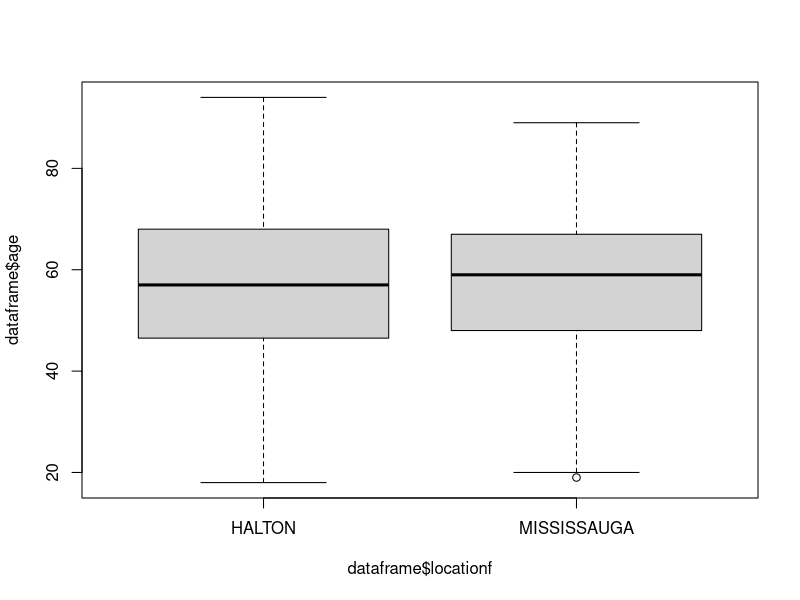
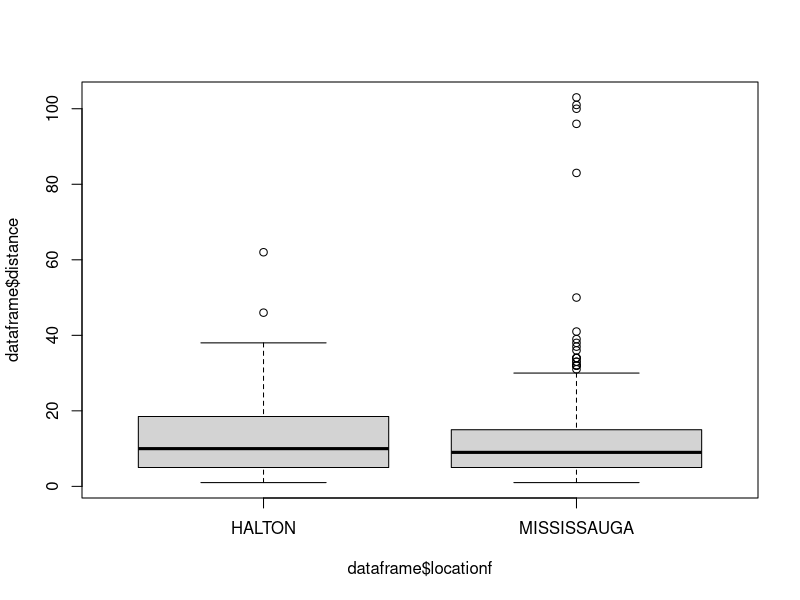
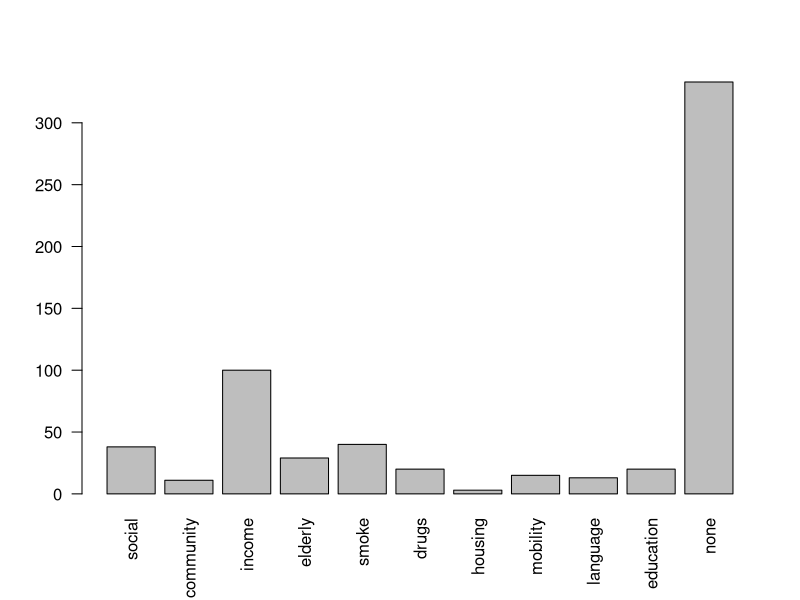
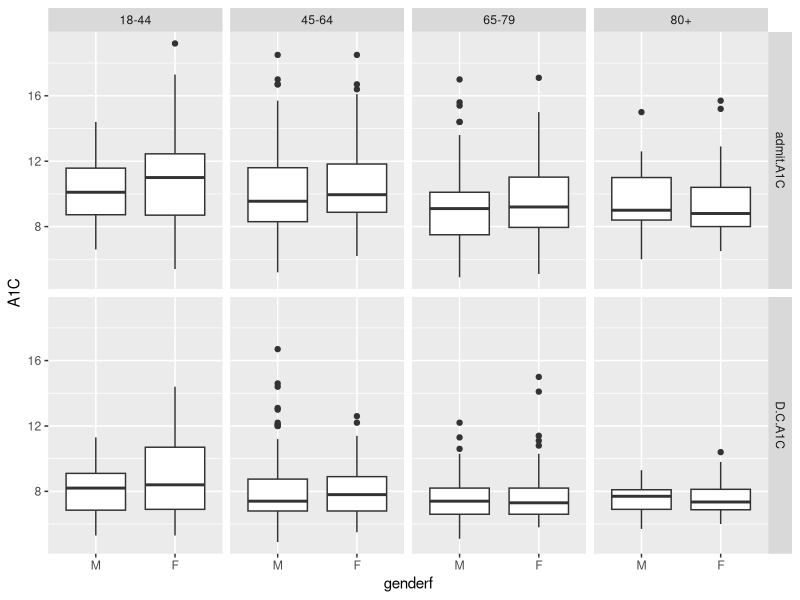
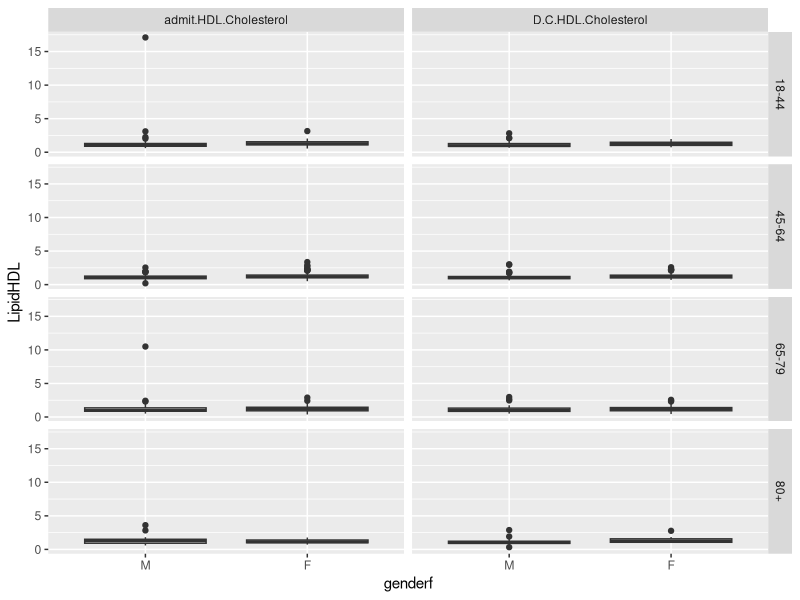
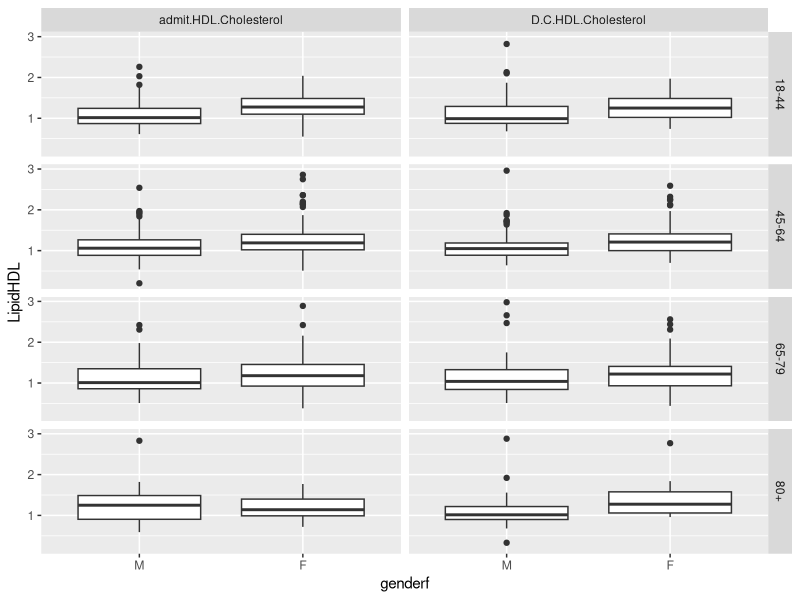
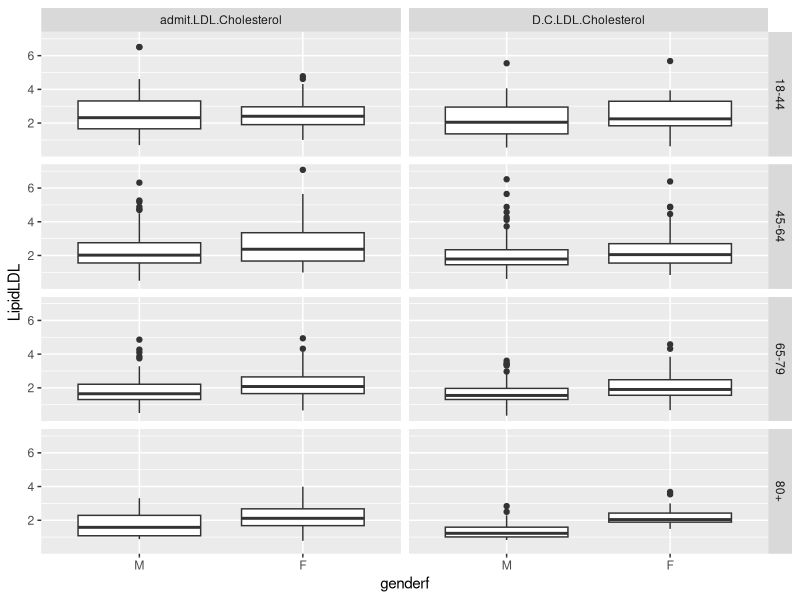
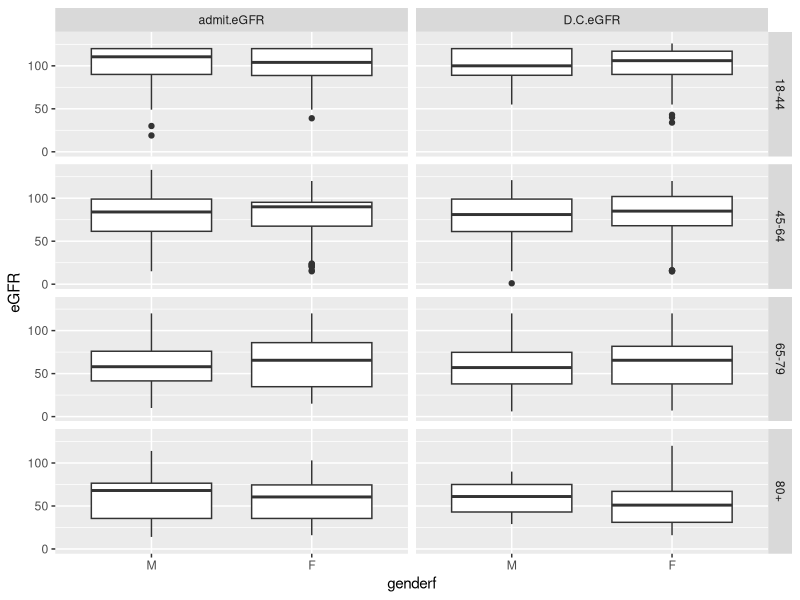

Write the R code that produced these figures, in order.
## ---- chunk 1
#'Turn list of co/chronic mobidity and mental health into "ture" and "false"
#'
#' @param x the levels for patients in the original data frame to be turned into "ture" and "false"
#' @param possible numbers of possible levels for co/chronic mobidity and mental health
#' @return vectors of "ture" and "false" according to the levels of co/chronic mobidity and mental health
extractmorbidity=function(x,possible) #possible=#of possible values for 16 or 23 values for chronic / co-mobidity
{
  if(x[1]==999||is.na(x[1]))
  {
    return(rep(F,possible))
  }else{
    has=rep(F,possible)
    for(i in x){
      has[i]=T
    }
    return(has)
  }
}

hasrepeat=function(x,possible)
{
  tab=table(x)
  m=max(tab)
  w=names(which.max(tab))
  ifelse(m>1,w,NA)
}

#x=c(2,3,2,3,4)
#table(x)
#tab=table(t(data2[2,14:23]))
#tab["23"]

#'built a function that will count numbers of 23(mental health in comorbidity) in one patient
count23=function(x)
{
  tab=table(t(x))
  ans=ifelse(is.na(tab["23"]),0,tab["23"])
}

#count.discharged.status=function(x)
#{
  #tab=table(t(x))
  #ans=ifelse(is.na(tab["2"]),0,tab["2"])
#}

#'built a function that count the total numbers of actual mental health issue for each patient 
countmh=function(x)
{
  return(sum(table(t(x))))
}



#made fuction that label the specific values of each co-mobidity
extractco=function(x)
{
  thenames=c("Other","Eating Disorders","Hypertension","Cardiovascular disease","Chronic kidney disease",
             "Retinopathy or Other eye disease"," Non-healing wounds (greater than 3 months)","Neuropathy","Liver disease (fatty liver)",
             "Peripheral vascular disease","Obesity (BMI > 30)","Current malignancy/cancer treatment","Hyperlipidemia",
             "Thyroid disease (other endocrinopathies POCT, Cushings)","Dementia","Pulmonary disease (COPD, Asthma)","Obstructive sleep apnea",
             "HIV/AIDS","Pancreas Diseases","Celiac Disease","Genetic Syndromes","Deafness and/or Blindness","Mental health") 
  M=extractmorbidity(x,23)
  names(M)=thenames
  return(M)
  
}

#made functionthat label the specific values for each chronic-morbidity
extractchronic=function(x)
{
  thenames=c("Other(Chronic)","Neuropathy","Retinopathy","Blindness","Cardiovascular disease(Chronic)","Wounds (non-healing)",
             "Amputation","Skin conditions (cutaneous manifestations)","Lipohypertrophy","Hypoglycemia unawareness",
             "Diabetic myonecrosis","Foot problems (Charcot’s)","Stiff man’s syndrome","Hearing impairment","Fractures","Nephropathy")
  M=extractmorbidity(x,16)
  names(M)=thenames
  return(M)
}

extractMH=function(x)
{
  thenames=c("Depressive Disorder","Obsessive-compulsive and related disorders","Schizophrenia spectrum and other psychotic disorders",
             "Substance-related and addictive disorders","Bipolar Disorders","Anxiety disorders",
             "Neurodevelopmental disorder","Trauma and Stress-related disorders","Personality Disorders","Feeding and Eating Disorders",
             "Sleep-wake disorders","Type Unspecified")
  
  possible=12
  if(is.na(x[1]))
  {
    y=rep(F,possible)
  }else{
    has=rep(F,possible)
    for(i in x){
      if(!is.na(i)){
        has[i]=T
      }
    }
    y=has
  }
  names(y)=thenames
  return(y)
}



#'function that capture non numeric values
TidyDDScode=function(x){
  y=as.character(x)
  z=as.numeric(y)
  code=ifelse(is.na(z),y,ifelse(z<20,"numeric",y))
  return(code)
}

#'function that capture numeric values that are below 20
TidyDDSnumbers=function(x){
  y=as.character(x)
  z=as.numeric(y)
  code=ifelse(is.na(z),NA,ifelse(z<20,z,NA))
  return(code)
}


# read data in from csv
# 
# a paragraph with more details about function
# 
# @param file.name name of imported file
#
# @return dataframe containing all variables as appropriatly dates, factor and logicals
# @export 
# @import dplyr
# @import lubridate
library(dplyr)
Readdata=function(file.name)
{
  data=read.csv("inst/extdata/20160715.csv",header=T)
  #refer the column names by numbers
  
  #take the rows that are not NA for location and gender
  #cut = converted the numbers into factors --> converted the numbers to factors of the following variables
  #library(dplyr)
  data %>%
    dplyr::slice(1:622) ->data2
  
  
  locationf=cut(data2[,2],breaks=c(0,1.2,3),labels=c("HALTON","MISSISSAUGA"))
  
  
  genderf=cut(data2[,4],breaks=c(0,1.5,3),labels=c("M","F"))
  
  agef=cut(data2[,3],breaks=c(17,45,65,80,95))
  
  repeatreferral=cut(data2[,7],breaks=c(-1,0.5,2),labels=c("No","Yes"))
  
  
  referralfrom=cut(data2[,8],breaks=c(-1,1.5,2.5,3.5,4.5,6),labels=c("primary","self","specialist","hospital","DEC"))
  
  
  socialissue=cut(data2[,9],breaks=c(0,1.5,2.5,3.5,4.5,5.5,6.5,7.5,8.5,9.5,11,1000),
                  labels=c("social","community","income","elderly","smoke","drugs","housing","mobility","language","education","none"))
  #consider changing the short names to the actual names  
  
  profcareplan=cut(data2[,64],breaks=c(-1,0.5,2,1000),labels=c("No","Yes","N/A"))
  
  
  SelfMGoals=cut(data2[,65],breaks=c(-1,0.5,2,1000),labels=c("No","Yes","N/A"))
  
  
  ExtentSelfM=cut(data2[,66],breaks=c(-1,0.5,1.5,2.5,3.5,1000),labels=c("None","Some","Most","All","N/A"))
  
  
  Pdischwithtrans=cut(data2[,67],breaks=c(-1,0.5,2,1000),labels=c("No","Yes","N/A"))
  
  
  DischSt=cut(data2[,69],breaks=c(0,1.5,2.5,3.5),labels=c("withdrawal","discharged","death"))
  
  
  Endorefer=cut(data2[,87],breaks=c(-1,0.5,2),labels=c("no","yes"))
  
  
  #extract the dates and truned them into Rdate
  #obtain different duration between admit date and discharge date
  
  #library(lubridate)
  referdate=lubridate::dmy(data2[,6])
  
  
  admitdate=lubridate::dmy(data2[,34])
  
  
  dischargedate=lubridate::dmy(data2[,68])
  
  
  
  #dis - data2[,73] #column 73 is numbers of weeeks between admitdate and discharge date as calculated in spreadsheet
  #summary(as.numeric(dis) - data2[,73])  #checking if the calculation is consisting
  #column Bu- Time in CCDC doesn't appear in the final spread sheet
  
  #co-mo is from column 14-23
  #chronic comlication is from column 24-33
  
  #made the function for "T=pts has both morbidity and F=pts doesn't have morbidity"
  
  
  como=t(apply(data2[,14:23],1,extractco))
  comorep=apply(data2[,14:23],1,hasrepeat)
  comorep
  which(comorep=="3")
  comomhrep=apply(data2[,14:23],1,count23)
  comomhrep #'counted numbers of "23" for each patient among the comorbidity columns --> fixed: no patients has repeated 23 any more!
  
  which(comomhrep>1) #' no patients are found that has more than one 23
  actualmhrep=apply(data2[,74:78],1,countmh)
  actualmhrep #'counted numbers of actual mental health issue for each patient among the mental health sections
  table(comomhrep>=1,actualmhrep>=1)
  which(comomhrep>=1 & actualmhrep==0) # not an issue any more--> pt354 doesn't have any mental healthy diagnosis listed, but has 23 coded in the comorbidity section 
  
  table(comorep) #show which coded comorbidity has repeates --> only code "1" is repeated, but agree on ignoring it (also row61 has more 22 twice, but it's all good! )
  which(!is.na(comorep)) #shows which patients has more than one unique code
  #only co-morbidity has a lot of repeats 
  
  chronic=t(apply(data2[,24:33],1,extractchronic))
  chronicrep=apply(data2[,24:33],1,hasrepeat)
  chronicrep
  table(chronicrep)
  #no repeats are found in chronic complications
  
  MH=t(apply(data2[,74:78],1,extractMH))
  head(MH)
  MHrep=apply(data2[,74:78],1,hasrepeat)
  MHrep
  table(MHrep)
  #no repeats found for MH diagnosis 
  
  
  #make a new dataframe 
  como=as.data.frame(como)
  chronic=as.data.frame(chronic)
  MH=as.data.frame(MH)
  dataframe=data.frame(locationf,age=data2[,3],genderf,agef,distance=data2[,5],referdate,repeatreferral,referralfrom,socialissue,
                       DDS.Emotional.burden.Enrollment=TidyDDSnumbers(data2[,10]),DDS.Emotional.burden.Enrollment.code=TidyDDScode(data2[,10]),
                       DDS.Physician.related.distress.Enrollment=TidyDDSnumbers(data2[,11]),DDS.Physician.related.distress.Enrollment.code=TidyDDScode(data2[,11]),
                       DDS.Regimen.related.distress.Enrollment=TidyDDSnumbers(data2[,12]),DDS.Regimen.related.distress.Enrollment.code=TidyDDScode(data2[,12]),
                       DDS.Interpersonal.distress.Enrollment=TidyDDSnumbers(data2[,13]),DDS.Interpersonal.distress.Enrollment.code=TidyDDScode(data2[,13]),
                       como,chronic,admitdate,data2[,35:39],admit.waist=as.numeric(as.character(data2[,40])),data2[,41:49],
                       DCweight=as.numeric(as.character(data2[,50])),
                       data2[,51:58],
                       DDS.Emotional.burden.Discharge=TidyDDSnumbers(data2[,59]),DDS.Emotional.burden.Discharge.code=TidyDDScode(data2[,59]),
                       DDS.Physician.related.distress.Discharge=TidyDDSnumbers(data2[,60]),DDS.Physician.related.distress.Discharge.code=TidyDDScode(data2[,60]),
                       DDS.Regimen.related.distress.Discharge=TidyDDSnumbers(data2[,61]),DDS.Regimen.related.distress.Discharge.code=TidyDDScode(data2[,61]),
                       DDS.Interpersonal.distress.Discharge=TidyDDSnumbers(data2[,62]),DDS.Interpersonal.distress.Discharge.code=TidyDDScode(data2[,62]),
                       data2[,63],profcareplan,
                       SelfMGoals,ExtentSelfM,Pdischwithtrans,dischargedate,DischSt,data2[,70:73],MH,data2[,79:86],Endorefer)
  return(dataframe)
}

dataframe=Readdata()
head(dataframe)
## ---- chunk 2
outofregions <- table(dataframe$locationf,dataframe$genderf)
outofregions
prop.table(outofregions,margin=1)
## ---- chunk 3
boxplot(dataframe$age~dataframe$locationf)
## ---- chunk 4
boxplot(dataframe$distance~dataframe$locationf)
## ---- chunk 5
socialissues <- table(dataframe$socialissue)
socialissues
plot(dataframe$socialissue,las=2)
## ---- chunk 6
names(dataframe)
## ---- chunk 7
avgcomo=subset(dataframe, select=c("Other","Eating.Disorders","Hypertension","Cardiovascular.disease","Chronic.kidney.disease","Retinopathy.or.Other.eye.disease","X.Non.healing.wounds..greater.than.3.months.",
                          "Neuropathy","Liver.disease..fatty.liver.","Peripheral.vascular.disease","Obesity..BMI...30.","Current.malignancy.cancer.treatment","Hyperlipidemia","Thyroid.disease..other.endocrinopathies.POCT..Cushings.","Dementia",
                             "Pulmonary.disease..COPD..Asthma.","Obstructive.sleep.apnea","HIV.AIDS","Pancreas.Diseases","Celiac.Disease","Genetic.Syndromes","Deafness.and.or.Blindness","Mental.health"))
avgcomo

library(tidyr)
library(dplyr)
avgcomo %>% gather(col,v,Other:Mental.health) %>% table()
## ---- chunk 8
sumofcomofoeachpt=apply(avgcomo,1,sum)
summary(sumofcomofoeachpt) 
## ---- chunk 9
b=subset(dataframe, select=c("Other.Chronic.","Neuropathy.1","Retinopathy","Blindness","Cardiovascular.disease.Chronic.","Wounds..non.healing.",
                             "Amputation","Skin.conditions..cutaneous.manifestations.","Lipohypertrophy","Hypoglycemia.unawareness",
                             "Diabetic.myonecrosis","Foot.problems..Charcot.s.","Stiff.man.s.syndrome","Hearing.impairment","Fractures","Nephropathy"))
b
b %>% gather(col,v,Other.Chronic.:Nephropathy) %>% table()
## ---- chunk 10
sumofchronicfoeachpt=apply(b,1,sum) 
summary(sumofchronicfoeachpt) 
## ---- chunk 11
comomental <- table(dataframe$Mental.health)
comomental
which(dataframe$Mental)
## ---- chunk 12
comomental <- table(dataframe$Mental.health,dataframe$genderf)
comomental
prop.table(comomental,margin=2)
## ---- chunk 13
library(dplyr)
library(tidyr)
library(ggplot2)

dataframe %>% gather(admitdischarge,A1C,c(admit.A1C,D.C.A1C)) %>% 
  mutate(agef=cut(age,breaks=c(17,44,64,79,95),labels=c("18-44","45-64","65-79","80+"))) %>% 
  ggplot(aes(x=genderf,y=A1C))+geom_boxplot()+facet_grid(admitdischarge~agef)

## ---- chunk 14
dataframe %>% gather(admitdischarge,A1C,c(admit.A1C,D.C.A1C)) %>% 
  mutate(agef=cut(age,breaks=c(17,44,64,79,95),labels=c("18-44","45-64","65-79","80+"))) %>% group_by(agef,genderf) %>% 
  summarise(n=n())
## ---- chunk 15
dataframe %>% gather(admitdischarge,A1C,c(admit.A1C,D.C.A1C)) %>% 
  filter(is.na(A1C)) %>% select(c(admitdischarge,A1C)) 

c=subset(dataframe, select=c("admit.A1C","D.C.A1C","DischSt"))
c
c %>% gather(admitdischarge,A1C,c(admit.A1C,D.C.A1C)) %>% filter(is.na(A1C))
## ---- chunk 16
dataframe %>% gather(admitdischarge,LipidHDL,c(admit.HDL.Cholesterol, D.C.HDL.Cholesterol)) %>% 
  mutate(agef=cut(age,breaks=c(17,44,64,79,95),labels=c("18-44","45-64","65-79","80+")))->mutatea
  mutatea %>% ggplot(aes(x=genderf,y=LipidHDL))+geom_boxplot()+facet_grid(agef~admitdischarge) 

## ---- chunk 17
mutatea %>% filter(LipidHDL<3) %>% 
  ggplot(aes(x=genderf,y=LipidHDL))+geom_boxplot()+facet_grid(agef~admitdischarge)
## ---- chunk 18
mutatea %>% group_by(admitdischarge,agef,genderf) %>% summarise(Q1=quantile(LipidHDL,0.25,na.rm=T),
    med=median(LipidHDL,na.rm=T),Q3=quantile(LipidHDL,0.75,na.rm=T),missing=sum(is.na(LipidHDL)),n=n())
## ---- chunk 19
mutatea
## ---- chunk 20
aggregate(cbind(admit.LDL.Cholesterol, D.C.LDL.Cholesterol)~genderf+agef,data=dataframe,mean)

dataframe %>% gather(admitdischarge,LipidLDL,c(admit.LDL.Cholesterol, D.C.LDL.Cholesterol)) %>% 
  mutate(agef=cut(age,breaks=c(17,44,64,79,95),labels=c("18-44","45-64","65-79","80+"))) %>% 
  ggplot(aes(x=genderf,y=LipidLDL))+geom_boxplot()+facet_grid(agef~admitdischarge)
## ---- chunk 21
aggregate(cbind(admit.eGFR, D.C.eGFR)~genderf+agef,data=dataframe,mean)

dataframe %>% gather(admitdischarge,eGFR,c(admit.eGFR, D.C.eGFR)) %>% 
  mutate(agef=cut(age,breaks=c(17,44,64,79,95),labels=c("18-44","45-64","65-79","80+")))->mutatea
  mutatea %>% ggplot(aes(x=genderf,y=eGFR))+geom_boxplot()+facet_grid(agef~admitdischarge)
## ---- chunk 22
mutatea %>% group_by(admitdischarge,agef,genderf) %>% summarise(Q1=quantile(eGFR,0.25,na.rm=T),
    med=median(eGFR,na.rm=T),Q3=quantile(eGFR,0.75,na.rm=T),missing=sum(is.na(eGFR)),n=n())
## ---- chunk 23
aggregate(cbind(admit.Micro.Albumin,D.C.Micro.Albumin)~genderf+agef,data=dataframe,mean)

dataframe %>% gather(admitdischarge,Microalbumin,c(admit.Micro.Albumin, D.C.Micro.Albumin)) %>% 
  mutate(agef=cut(age,breaks=c(17,44,64,79,95),labels=c("18-44","45-64","65-79","80+"))) %>% 
  ggplot(aes(x=genderf,y=Microalbumin))+geom_boxplot()+facet_grid(agef~admitdischarge)
## ---- chunk 24
dataframe %>% gather(admitdischarge,emotionalBurden,c(DDS.Emotional.burden.Enrollment,DDS.Emotional.burden.Discharge)) %>% 
  mutate(agef=cut(age,breaks=c(17,44,64,79,95),labels=c("18-44","45-64","65-79","80+"))) %>% 
  ggplot(aes(x=genderf,y=emotionalBurden))+geom_boxplot()+facet_grid(agef~admitdischarge)
## ---- chunk 25
dataframe %>% gather(admitdischarge,emotionalBurden,c(DDS.Emotional.burden.Enrollment,DDS.Emotional.burden.Discharge)) %>% 
  mutate(agef=cut(age,breaks=c(17,44,64,79,95),labels=c("18-44","45-64","65-79","80+"))) %>% group_by(agef,genderf) %>% 
  summarise(n=n())
## ---- chunk 26
dataframe %>% gather(admitdischarge,emotionalBurden,c(DDS.Emotional.burden.Enrollment,DDS.Emotional.burden.Discharge)) %>% 
  ggplot(aes(x=age,y=emotionalBurden))+geom_point()+facet_grid(genderf~admitdischarge)

## ---- chunk 27
dataframe %>% mutate(id=row_number()) %>% 
  gather(admitdischarge,physicianRelated,c(DDS.Physician.related.distress.Enrollment,DDS.Physician.related.distress.Discharge)) %>% 
  mutate(agef=cut(age,breaks=c(17,44,64,79,95),labels=c("18-44","45-64","65-79","80+")))->mutatea 
  mutatea %>% ggplot(aes(x=genderf,y=physicianRelated))+geom_boxplot()+facet_grid(agef~admitdischarge)

## ---- chunk 28
mutatea %>% ggplot(aes(x=admitdischarge,y=physicianRelated,group=id,color=factor(id))) + geom_point() + geom_line() + facet_grid(agef~genderf)+guides(color=F)
## ---- chunk 29
dataframe %>% gather(admitdischarge,RegimenRelated,c(DDS.Regimen.related.distress.Enrollment,DDS.Regimen.related.distress.Discharge)) 
#%>% 
  #mutate(agef=cut(age,breaks=c(17,44,64,79,95),labels=c("18-44","45-64","65-79","80+"))) %>% 
  #ggplot(aes(x=genderf,y=RegimenRelated))+geom_boxplot()+facet_grid(agef~admitdischarge)
## ---- chunk 30
dataframe %>% gather(admitdischarge,interpersonalDistress,c(DDS.Interpersonal.distress.Enrollment,DDS.Interpersonal.distress.Discharge)) %>% 
  mutate(agef=cut(age,breaks=c(17,44,64,79,95),labels=c("18-44","45-64","65-79","80+"))) %>% 
  ggplot(aes(x=genderf,y=interpersonalDistress))+geom_boxplot()+facet_grid(agef~admitdischarge)
## ---- chunk 31
dataframe %>% mutate(id=row_number()) %>% gather(admitdischarge,interpersonalDistress,c(DDS.Interpersonal.distress.Enrollment,DDS.Interpersonal.distress.Discharge)) %>% 
  mutate(agef=cut(age,breaks=c(17,44,64,79,95),
                  labels=c("18-44","45-64","65-79","80")))->mutatea
  mutatea %>% ggplot(aes(x=genderf,y=interpersonalDistress))+geom_boxplot()+facet_grid(agef~admitdischarge)
  
  mutatea %>% ggplot(aes(x=admitdischarge,y=interpersonalDistress,group=id,color=factor(id)))+geom_point()+geom_line()+facet_grid(agef~genderf)+guides(color=F)
## ---- chunk 32
mutatea %>% group_by(genderf,agef,admitdischarge) %>% summarise(Q1=quantile(interpersonalDistress,0.25,na.rm=T),
    med=median(interpersonalDistress,na.rm=T),Q3=quantile(interpersonalDistress,0.75,na.rm=T),missing=sum(is.na(interpersonalDistress)),n=n())
## ---- chunk 33
dataframe %>% gather(admitdischarge,A1C,c(admit.A1C,D.C.A1C)) %>% 
  ggplot(aes(x=genderf,y=A1C))+geom_boxplot()+facet_grid(Mental.health~admitdischarge)
## ---- chunk 34
dataframe$Mental.health
aggregate(cbind(admit.HDL.Cholesterol, D.C.HDL.Cholesterol)~Mental.health,data=dataframe,mean)
## ---- chunk 35
dataframe$Mental.health
aggregate(cbind(admit.HDL.Cholesterol, D.C.HDL.Cholesterol)~Mental.health,data=dataframe,mean)


#'with outliers
dataframe %>% gather(admitdischarge,HDL.cholestrol,c(admit.HDL.Cholesterol, D.C.HDL.Cholesterol)) %>% 
  ggplot(aes(x=genderf,y=HDL.cholestrol))+geom_boxplot()+facet_grid(Mental.health~admitdischarge)

#'without outliers --> make it easier to compare the median
dataframe %>% gather(admitdischarge,HDL.cholestrol,c(admit.HDL.Cholesterol, D.C.HDL.Cholesterol)) %>%
  filter(HDL.cholestrol<5) %>% 
  ggplot(aes(x=genderf,y=HDL.cholestrol))+geom_boxplot()+facet_grid(Mental.health~admitdischarge)
## ---- chunk 36
dataframe %>% gather(admitdischarge,LDL.cholestrol,c(admit.LDL.Cholesterol, D.C.LDL.Cholesterol)) %>% 
  ggplot(aes(x=genderf,y=LDL.cholestrol))+geom_boxplot()+facet_grid(Mental.health~admitdischarge)

## ---- chunk 37
dataframe$Mental.health
aggregate(cbind(admit.eGFR, D.C.eGFR)~Mental.health,data=dataframe,mean)

dataframe %>% gather(admitdischarge,eGFR,c(admit.eGFR, D.C.eGFR)) %>% 
  ggplot(aes(x=genderf,y=eGFR))+geom_boxplot()+facet_grid(Mental.health~admitdischarge)
## ---- chunk 38
dataframe %>% gather(admitdischarge,micro.albumin,c(admit.Micro.Albumin, D.C.Micro.Albumin)) %>% 
  ggplot(aes(x=genderf,y=micro.albumin))+geom_boxplot()+facet_grid(Mental.health~admitdischarge)
## ---- chunk 39
dataframe %>% gather(admitdischarge,micro.albumin,c(admit.Micro.Albumin, D.C.Micro.Albumin)) %>% group_by(genderf,agef,admitdischarge,Mental.health) %>% summarise(Q1=quantile(micro.albumin,0.25,na.rm=T),
    med=median(micro.albumin,na.rm=T),Q3=quantile(micro.albumin,0.75,na.rm=T),missing=sum(is.na(micro.albumin)),n=n()) %>% as.data.frame()

## ---- chunk 40
dataframe %>% mutate(diff=D.C.Micro.Albumin-admit.Micro.Albumin) %>% 
  mutate(agef=cut(age,breaks=c(17,44,64,79,95),labels=c("18-44","45-64","65-79","80")))->mutatea

mutatea %>% group_by(genderf,agef,Mental.health) %>% summarise(Q1=quantile(diff,0.25,na.rm=T),
    med=median(diff,na.rm=T),Q3=quantile(diff,0.75,na.rm=T),missing=sum(is.na(diff)),n=n()) %>% as.data.frame()
